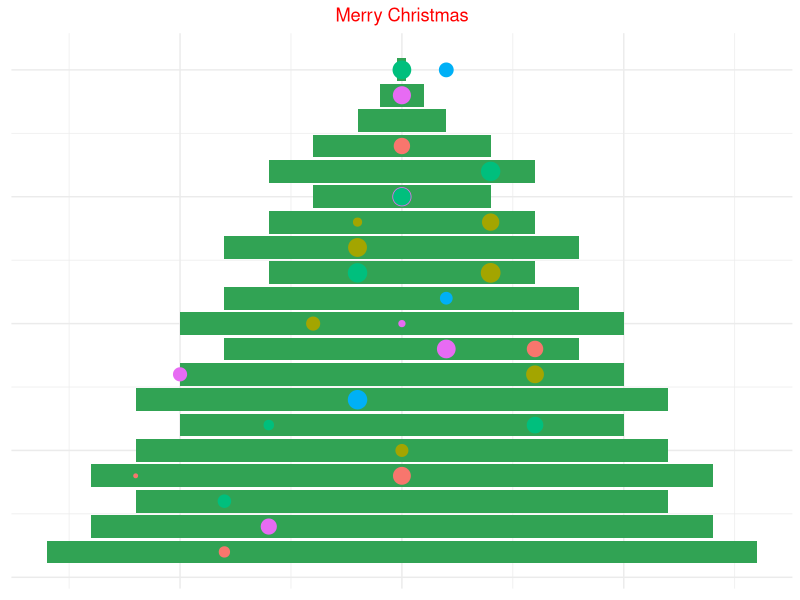

The R script that drew this image:
## ---- chunk 1
#| label: fig-christmas-tree
#| fig-cap: Christmas Tree
#| fig-width: 10

rm(list = ls())
library(ggplot2) # <1>

# create data
x <- c(8,7,6,7,6,5,6,5,4,5,4,3,4,3,2,3,2,1,0.5,0.1)

dat1 <- data.frame(x1 = 1:length(x), x2 = x)
dat2 <- data.frame(x1 = 1:length(x), x2 = -x)
dat1$xvar <- dat2$xvar <- NA
dat1$yvar <- dat2$yvar <- NA
dat1$siz <- dat2$siz <- NA
dat1$col <- dat2$col <- NA

# set threshold for christmas balls
dec_threshold = -0.5

# create random places, sizes and colors for christmas balls
set.seed(2512)
for (row in 1:nrow(dat1)){

if (rnorm(1) > dec_threshold){

dat1$xvar[row] <- row
dat1$yvar[row] <- sample(1:dat1$x2[row]-1,1)
dat1$siz[row] <- runif(1,0.5,1.5)
dat1$col[row] <- sample(1:5, 1)
}

if (rnorm(1) > dec_threshold){

dat2$xvar[row] <- row
dat2$yvar[row] <- sample(1:dat2$x2[row],1)
dat2$siz[row] <- runif(1,0.5,1.5)
dat2$col[row] <- sample(1:5, 1)
}
}

# plot the christmas tree
ggplot() +
geom_bar(data = dat1, aes(x=x1, y=x2),stat = "identity", fill = '#31a354') +
geom_bar(data = dat2, aes(x=x1, y=x2),stat = "identity", fill = '#31a354') +
geom_point(data = dat1,aes(x = xvar, y = yvar, size = siz, colour = as.factor(col)) ) +
geom_point(data = dat2,aes(x = xvar, y = yvar, size = siz, colour = as.factor(col)) ) +
coord_flip() + theme_minimal()+ theme(legend.position="none",
axis.title.x=element_blank(),
axis.text.x=element_blank(),
axis.ticks.x=element_blank(),
axis.title.y=element_blank(),
axis.text.y=element_blank(),
axis.ticks.y=element_blank()) +
ggtitle('Merry Christmas') +
theme(plot.title = element_text(color = "red", hjust = 0.5))
